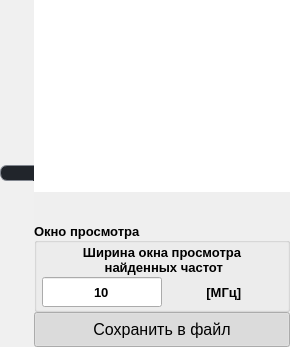
    <widget class="QWidget" name="widget_main" native="true">
     <property name="styleSheet">
      <string notr="true"/>
     </property>
     <layout class="QVBoxLayout" name="layout_main">
      <property name="spacing">
       <number>0</number>
      </property>
      <property name="leftMargin">
       <number>0</number>
      </property>
      <property name="topMargin">
       <number>0</number>
      </property>
      <property name="rightMargin">
       <number>0</number>
      </property>
      <property name="bottomMargin">
       <number>0</number>
      </property>
      <item>
       <widget class="QWidget" name="widget_main_body" native="true">
        <property name="styleSheet">
         <string notr="true"/>
        </property>
        <layout class="QHBoxLayout" name="layout__main_body" stretch="1,0">
         <property name="spacing">
          <number>0</number>
         </property>
         <property name="leftMargin">
          <number>0</number>
         </property>
         <property name="topMargin">
          <number>0</number>
         </property>
         <property name="rightMargin">
          <number>0</number>
         </property>
         <property name="bottomMargin">
          <number>0</number>
         </property>
         <item>
          <widget class="QWidget" name="widget_plotting" native="true">
           <property name="styleSheet">
            <string notr="true">background-color: rgb(167, 167, 167);
background-color: rgb(124, 124, 124);
background-color: rgb(255, 255, 255);
background-color: rgb(240, 240, 240);</string>
           </property>
           <layout class="QVBoxLayout" name="plotLayout">
            <property name="spacing">
             <number>0</number>
            </property>
            <property name="leftMargin">
             <number>0</number>
            </property>
            <property name="topMargin">
             <number>0</number>
            </property>
            <property name="rightMargin">
             <number>0</number>
            </property>
            <property name="bottomMargin">
             <number>0</number>
            </property>
           </layout>
          </widget>
         </item>
         <item>
          <widget class="QWidget" name="widget_right" native="true">
           <property name="styleSheet">
            <string notr="true"/>
           </property>
           <layout class="QHBoxLayout" name="layout_right">
            <property name="spacing">
             <number>0</number>
            </property>
            <property name="leftMargin">
             <number>0</number>
            </property>
            <property name="topMargin">
             <number>0</number>
            </property>
            <property name="rightMargin">
             <number>0</number>
            </property>
            <property name="bottomMargin">
             <number>0</number>
            </property>
            <item>
             <widget class="QWidget" name="widget_close_open_table" native="true">
              <property name="styleSheet">
               <string notr="true">	background-color: rgb(33, 37, 43);
background-color: rgb(255, 255, 255);
background-color: rgb(240, 240, 240);</string>
              </property>
              <layout class="QHBoxLayout" name="layout_close_open_table">
               <property name="spacing">
                <number>0</number>
               </property>
               <property name="leftMargin">
                <number>0</number>
               </property>
               <property name="topMargin">
                <number>0</number>
               </property>
               <property name="rightMargin">
                <number>0</number>
               </property>
               <property name="bottomMargin">
                <number>0</number>
               </property>
               <item>
                <widget class="QPushButton" name="pushButton_close_open_table">
                 <property name="styleSheet">
                  <string notr="true">/*Стандартное состояние для кнопки*/
QPushButton {
	
	background-color: rgb(33, 37, 43);

	border-left:1px solid rgb(130, 135, 144);
	border-top:1px solid rgb(130, 135, 144);
	border-bottom:1px solid rgb(130, 135, 144);
	border-right:1px solid rgb(33, 37, 43);

	border-top-left-radius:7px;
	border-bottom-left-radius:7px;
} 

/* срабатывает, когда пользователь наводит на элемент мышью */
QPushButton:hover {
	
	background-color: rgb(73, 82, 95);
}

/* срабатывает, при нажатии*/
QPushButton:pressed      {
}

</string>
                 </property>
                 <property name="text">
                  <string/>
                 </property>
                 <property name="icon">
                  <iconset resource="res.qrc">
                   <normaloff>:/table/resource/table/table_rows_white_36dp.svg</normaloff>:/table/resource/table/table_rows_white_36dp.svg</iconset>
                 </property>
                 <property name="iconSize">
                  <size>
                   <width>30</width>
                   <height>40</height>
                  </size>
                 </property>
                 <property name="checkable">
                  <bool>true</bool>
                 </property>
                 <property name="checked">
                  <bool>true</bool>
                 </property>
                </widget>
               </item>
              </layout>
             </widget>
            </item>
            <item>
             <widget class="QWidget" name="widget_table" native="true">
              <property name="styleSheet">
               <string notr="true"/>
              </property>
              <layout class="QVBoxLayout" name="layout_table">
               <property name="spacing">
                <number>0</number>
               </property>
               <property name="leftMargin">
                <number>0</number>
               </property>
               <property name="topMargin">
                <number>0</number>
               </property>
               <property name="rightMargin">
                <number>0</number>
               </property>
               <property name="bottomMargin">
                <number>0</number>
               </property>
               <item>
                <widget class="QTableWidget" name="tableWidget_frequency_absorption">
                 <property name="styleSheet">
                  <string notr="true"/>
                 </property>
                 <property name="frameShape">
                  <enum>QFrame::NoFrame</enum>
                 </property>
                </widget>
               </item>
               <item>
                <widget class="QWidget" name="widget_bottom" native="true">
                 <property name="sizePolicy">
                  <sizepolicy hsizetype="Preferred" vsizetype="Preferred">
                   <horstretch>0</horstretch>
                   <verstretch>0</verstretch>
                  </sizepolicy>
                 </property>
                 <property name="minimumSize">
                  <size>
                   <width>0</width>
                   <height>0</height>
                  </size>
                 </property>
                 <property name="styleSheet">
                  <string notr="true"/>
                 </property>
                 <layout class="QVBoxLayout" name="layout_bottom">
                  <property name="spacing">
                   <number>0</number>
                  </property>
                  <property name="sizeConstraint">
                   <enum>QLayout::SetDefaultConstraint</enum>
                  </property>
                  <property name="leftMargin">
                   <number>0</number>
                  </property>
                  <property name="topMargin">
                   <number>0</number>
                  </property>
                  <property name="rightMargin">
                   <number>0</number>
                  </property>
                  <property name="bottomMargin">
                   <number>0</number>
                  </property>
                  <item>
                   <widget class="QLabel" name="label_statistics_on_selected_frequencies">
                    <property name="sizePolicy">
                     <sizepolicy hsizetype="Preferred" vsizetype="Fixed">
                      <horstretch>0</horstretch>
                      <verstretch>0</verstretch>
                     </sizepolicy>
                    </property>
                    <property name="minimumSize">
                     <size>
                      <width>0</width>
                      <height>30</height>
                     </size>
                    </property>
                    <property name="styleSheet">
                     <string notr="true"/>
                    </property>
                    <property name="text">
                     <string/>
                    </property>
                   </widget>
                  </item>
                  <item>
                   <widget class="QGroupBox" name="groupBox_window_view">
                    <property name="minimumSize">
                     <size>
                      <width>0</width>
                      <height>90</height>
                     </size>
                    </property>
                    <property name="maximumSize">
                     <size>
                      <width>16777215</width>
                      <height>16777215</height>
                     </size>
                    </property>
                    <property name="sizeIncrement">
                     <size>
                      <width>0</width>
                      <height>0</height>
                     </size>
                    </property>
                    <property name="baseSize">
                     <size>
                      <width>0</width>
                      <height>0</height>
                     </size>
                    </property>
                    <property name="font">
                     <font>
                      <pointsize>10</pointsize>
                      <weight>75</weight>
                      <bold>true</bold>
                     </font>
                    </property>
                    <property name="cursor">
                     <cursorShape>ArrowCursor</cursorShape>
                    </property>
                    <property name="mouseTracking">
                     <bool>false</bool>
                    </property>
                    <property name="tabletTracking">
                     <bool>false</bool>
                    </property>
                    <property name="styleSheet">
                     <string notr="true"/>
                    </property>
                    <property name="title">
                     <string>Окно просмотра</string>
                    </property>
                    <property name="alignment">
                     <set>Qt::AlignLeading|Qt::AlignLeft|Qt::AlignVCenter</set>
                    </property>
                    <property name="flat">
                     <bool>true</bool>
                    </property>
                    <property name="checkable">
                     <bool>false</bool>
                    </property>
                    <layout class="QVBoxLayout" name="layout_frequency_range_3">
                     <property name="spacing">
                      <number>0</number>
                     </property>
                     <property name="leftMargin">
                      <number>5</number>
                     </property>
                     <property name="topMargin">
                      <number>0</number>
                     </property>
                     <property name="rightMargin">
                      <number>5</number>
                     </property>
                     <property name="bottomMargin">
                      <number>0</number>
                     </property>
                     <item>
                      <widget class="QLabel" name="label_text_window_width">
                       <property name="text">
                        <string>Ширина окна просмотра 
 найденных частот</string>
                       </property>
                       <property name="alignment">
                        <set>Qt::AlignCenter</set>
                       </property>
                      </widget>
                     </item>
                     <item>
                      <widget class="QWidget" name="widget_input_window_view" native="true">
                       <property name="sizePolicy">
                        <sizepolicy hsizetype="Ignored" vsizetype="Preferred">
                         <horstretch>0</horstretch>
                         <verstretch>0</verstretch>
                        </sizepolicy>
                       </property>
                       <property name="minimumSize">
                        <size>
                         <width>0</width>
                         <height>30</height>
                        </size>
                       </property>
                       <property name="styleSheet">
                        <string notr="true"/>
                       </property>
                       <layout class="QHBoxLayout" name="layout_start_range_8">
                        <property name="spacing">
                         <number>0</number>
                        </property>
                        <property name="sizeConstraint">
                         <enum>QLayout::SetDefaultConstraint</enum>
                        </property>
                        <property name="leftMargin">
                         <number>0</number>
                        </property>
                        <property name="topMargin">
                         <number>0</number>
                        </property>
                        <property name="rightMargin">
                         <number>0</number>
                        </property>
                        <property name="bottomMargin">
                         <number>0</number>
                        </property>
                        <item>
                         <widget class="QLineEdit" name="lineEdit_window_width">
                          <property name="enabled">
                           <bool>true</bool>
                          </property>
                          <property name="sizePolicy">
                           <sizepolicy hsizetype="Expanding" vsizetype="Fixed">
                            <horstretch>0</horstretch>
                            <verstretch>0</verstretch>
                           </sizepolicy>
                          </property>
                          <property name="minimumSize">
                           <size>
                            <width>0</width>
                            <height>30</height>
                           </size>
                          </property>
                          <property name="maximumSize">
                           <size>
                            <width>120</width>
                            <height>30</height>
                           </size>
                          </property>
                          <property name="styleSheet">
                           <string notr="true"/>
                          </property>
                          <property name="text">
                           <string notr="true">10</string>
                          </property>
                          <property name="maxLength">
                           <number>10</number>
                          </property>
                          <property name="alignment">
                           <set>Qt::AlignCenter</set>
                          </property>
                          <property name="dragEnabled">
                           <bool>false</bool>
                          </property>
                         </widget>
                        </item>
                        <item>
                         <widget class="QLabel" name="label_text_units_window_width">
                          <property name="sizePolicy">
                           <sizepolicy hsizetype="Preferred" vsizetype="Preferred">
                            <horstretch>0</horstretch>
                            <verstretch>0</verstretch>
                           </sizepolicy>
                          </property>
                          <property name="minimumSize">
                           <size>
                            <width>0</width>
                            <height>30</height>
                           </size>
                          </property>
                          <property name="styleSheet">
                           <string notr="true"/>
                          </property>
                          <property name="text">
                           <string> [МГц]</string>
                          </property>
                          <property name="alignment">
                           <set>Qt::AlignCenter</set>
                          </property>
                         </widget>
                        </item>
                       </layout>
                      </widget>
                     </item>
                    </layout>
                   </widget>
                  </item>
                  <item>
                   <widget class="QPushButton" name="pushButton_save_table_to_file">
                    <property name="sizePolicy">
                     <sizepolicy hsizetype="Minimum" vsizetype="Fixed">
                      <horstretch>0</horstretch>
                      <verstretch>0</verstretch>
                     </sizepolicy>
                    </property>
                    <property name="minimumSize">
                     <size>
                      <width>0</width>
                      <height>35</height>
                     </size>
                    </property>
                    <property name="maximumSize">
                     <size>
                      <width>16777215</width>
                      <height>35</height>
                     </size>
                    </property>
                    <property name="font">
                     <font>
                      <pointsize>12</pointsize>
                     </font>
                    </property>
                    <property name="cursor">
                     <cursorShape>PointingHandCursor</cursorShape>
                    </property>
                    <property name="accessibleDescription">
                     <string/>
                    </property>
                    <property name="layoutDirection">
                     <enum>Qt::LeftToRight</enum>
                    </property>
                    <property name="autoFillBackground">
                     <bool>false</bool>
                    </property>
                    <property name="styleSheet">
                     <string notr="true">QPushButton {
	/* задает иконку */
	background-image: url(:/table/resource/table/save_white_36dp.svg);
} </string>
                    </property>
                    <property name="text">
                     <string>Сохранить в файл</string>
                    </property>
                    <property name="iconSize">
                     <size>
                      <width>0</width>
                      <height>0</height>
                     </size>
                    </property>
                    <property name="checkable">
                     <bool>true</bool>
                    </property>
                    <property name="checked">
                     <bool>true</bool>
                    </property>
                    <property name="autoRepeat">
                     <bool>false</bool>
                    </property>
                    <property name="autoExclusive">
                     <bool>false</bool>
                    </property>
                    <property name="default">
                     <bool>false</bool>
                    </property>
                    <property name="flat">
                     <bool>false</bool>
                    </property>
                   </widget>
                  </item>
                 </layout>
                </widget>
               </item>
              </layout>
             </widget>
            </item>
           </layout>
          </widget>
         </item>
        </layout>
       </widget>
      </item>
     </layout>
    </widget>
